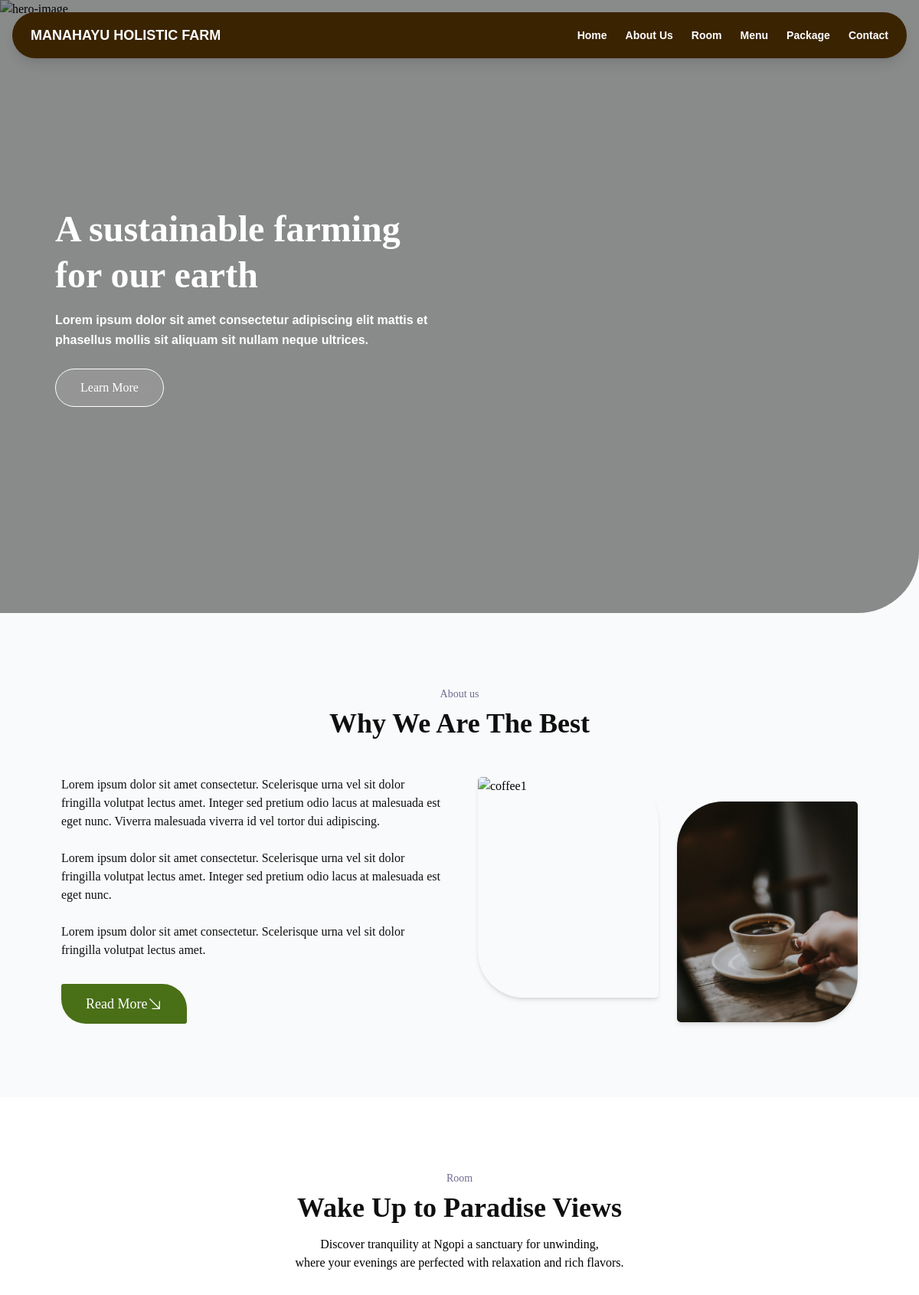
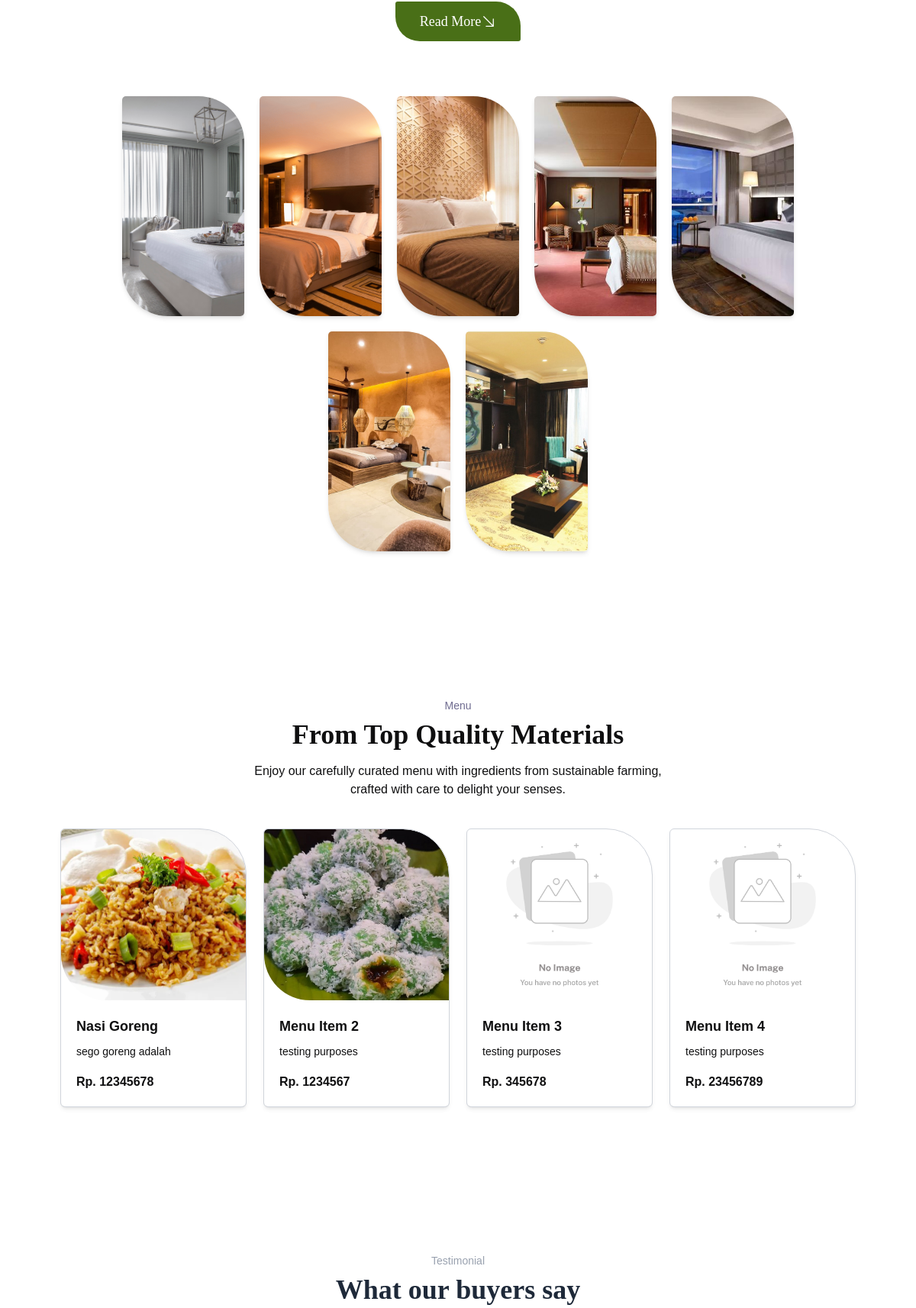
The page / (upper part) on the database its author committed (2 pictures, top to bottom).
### webapp/models.py (models this page shows, shortened)
class Room(models.Model):
    name = models.CharField(max_length=255)
    description = models.TextField()
    price = models.DecimalField(max_digits=16, decimal_places=2)
    facilities = models.ManyToManyField(Facility, related_name='rooms', blank=True)
    type = models.ManyToManyField(RoomType, related_name='type', blank=True)

class RoomImage(models.Model):
    room = models.ForeignKey(Room, on_delete=models.CASCADE, related_name='images')
    image = models.ImageField(upload_to='room_gallery/', null=True, blank=True)
    objects = ImageWithFileManager()

class Menu(models.Model):
    name = models.CharField(max_length=255)
    description = models.TextField()
    price = models.DecimalField(max_digits=16, decimal_places=2)
    categories = models.ManyToManyField(Category, related_name='menus', blank=True)
    icon_class = models.CharField(max_length=50, blank=True, null=True, help_text="Font Awesome icon class (e.g., fa-solid fa-bed)")

class MenuImage(models.Model):
    menu = models.ForeignKey(Menu, on_delete=models.CASCADE, related_name='images')
    image = models.ImageField(upload_to='menu_gallery/', null=True, blank=True)
    objects = ImageWithFileManager()

### webapp/views.py (the view)
# urls.py: 2. Add a URL to urlpatterns:  path('', views.home, name='home')
def home(request):
    menus = Menu.objects.all()[:4]
    reviews = Review.objects.all().order_by('-id')[:8]
    for review in reviews:
        review.stars_full = [1] * review.rating  # List for full stars
        review.stars_empty = [1] * (5 - review.rating)  # List for empty stars
    rooms = Room.objects.all()[:7]
    context = {
        'menus': menus,
        'title': 'Manahayu Holistic Farm – Home | Sustainable Lifestyle Experience',
        'reviews' : reviews,
        'rooms': rooms,
    }
    return render(request, 'home.html', context)  # Mengarahkan ke template home.html di folder templates/

### webapp/models.py (called while the page is built)
    def get_queryset(self):
        return super().get_queryset().exclude(image="").exclude(image__isnull=True)

### templates/home.html (shortened to what this page needs)
{% extends "base.html" %}
{% load static tailwind_tags %}
{% block konten %}
{% tailwind_css %}
<body class="overflow-x-hidden bg-white font-primary">
    <section id="Hero" class="relative w-full h-screen overflow-hidden bg-cover bg-center rounded-br-[80px]">
      <div class="absolute inset-0">
        <div class="absolute inset-0 bg-black/45"></div>
      </div>
      <div class="relative z-10 flex flex-col items-start justify-center h-full max-w-6xl px-6 mx-auto md:px-12 text-secondary">
        <h2 class="mb-4 text-4xl font-bold leading-tight md:text-5xl font-secondary">
          A sustainable farming<br>for our earth
        </h2>
        <p class="mb-6 text-sm font-semibold leading-relaxed md:text-base font-primary">
          Lorem ipsum dolor sit amet consectetur adipiscing elit mattis et<br class="hidden md:block">
          phasellus mollis sit aliquam sit nullam neque ultrices.
        </p>
        <div>
          <a href="#">
            <button class="inline-flex items-center px-8 py-3 text-white transition border border-white rounded-full bg-white/10 backdrop-blur-md hover:bg-white hover:text-amber-900">
              Learn More
            </button>
          </a>
        </div>
      </div>
    </section>
    <section id="About us" class="px-6 py-16 md:px-20 md:py-24">
      <div class="mx-auto max-w-7xl">
        <div class="mb-12 text-center">
          <p class="mb-2 text-sm text-empat">About us</p>
          <h2 class="mb-4 text-3xl font-semibold font-secondary text-primary md:text-4xl">
            Why We Are The Best
          </h2>
        </div>
        <div class="flex flex-col-reverse items-center gap-12 md:grid md:grid-cols-2">
          <div class="text-primary">
            <p class="mb-6">
              Lorem ipsum dolor sit amet consectetur. Scelerisque urna vel sit dolor fringilla volutpat lectus amet.
              Integer sed pretium odio lacus at malesuada est eget nunc. Viverra malesuada viverra id vel tortor dui adipiscing.
            </p>
            <p class="mb-6">
              Lorem ipsum dolor sit amet consectetur. Scelerisque urna vel sit dolor fringilla volutpat lectus amet.
              Integer sed pretium odio lacus at malesuada est eget nunc.
            </p>
            <p class="mb-8">
              Lorem ipsum dolor sit amet consectetur. Scelerisque urna vel sit dolor fringilla volutpat lectus amet.
            </p>
            <a href="{% url 'about_us' %}">
              <button class="inline-flex items-center bg-secondary text-white text-lg font-medium rounded-tr-[32px] rounded-bl-[32px] rounded-tl-[3px] rounded-br-[3px] px-8 py-3 hover:scale-105 transition">
                Read More
                <svg
                  xmlns="http://www.w3.org/2000/svg"
                  fill="none"
                  viewBox="0 0 24 24"
                  stroke-width="1.5"
                  stroke="currentColor"
                  class="size-5 w-5 h-5 font-bold">
                      <path
                      stroke-linecap="round"
                      stroke-linejoin="round"
                      d="m4.5 4.5 15 15m0 0V8.25m0 11.25H8.25" />
                  </svg>
              </button>
            </a>
          </div>
          <div class="flex flex-col w-full gap-6 sm:flex-row sm:justify-center">
            <img src="https://png.pngtree.com/thumb_back/fh260/background/20210911/pngtree-coffee-drink-coffee-beans-scattered-on-the-table-image_857185.jpg"
              alt="coffee1"
              class="object-cover w-full sm:w-1/2 h-64 md:h-72 rounded-bl-[60px] rounded-br-[5px] rounded-tl-[5px] rounded-tr-[60px] transition-transform duration-300 hover:scale-105 sm:-translate-y-4 shadow-md" />
              <img src="{% static 'img/kopicangkir.jpg' %}"
              alt="coffee2"
              class="object-cover w-full sm:w-1/2 h-64 md:h-72 rounded-br-[60px] rounded-bl-[5px] rounded-tr-[5px] rounded-tl-[60px] transition-transform duration-300 hover:scale-105 sm:translate-y-4 shadow-md" />
              </div>
        </div>
      </div>
    </section>
    <section id="Room" class="px-6 py-16 bg-white md:px-20 md:py-24">
      <div class="mx-auto text-center max-w-7xl">
        <p class="mb-2 text-sm text-empat">Room</p>
        <h2 class="mb-4 text-3xl font-semibold font-secondary text-primary md:text-4xl">
          Wake Up to Paradise Views
        </h2>
        <p class="mb-8 text-primary-500">
          Discover tranquility at Ngopi a sanctuary for unwinding,<br class="hidden md:block">
          where your evenings are perfected with relaxation and rich flavors.
        </p>
        <a href="{% url 'room' %}">
          <button class="inline-flex items-center bg-secondary text-white text-lg font-medium rounded-tr-[32px] rounded-bl-[32px] rounded-tl-[3px] rounded-br-[3px] px-8 py-3 hover:scale-105 transition mb-8">
            Read More
            <svg
                  xmlns="http://www.w3.org/2000/svg"
                  fill="none"
                  viewBox="0 0 24 24"
                  stroke-width="1.5"
                  stroke="currentColor"
                  class="size-5 w-5 h-5 font-bold">
                      <path
                      stroke-linecap="round"
                      stroke-linejoin="round"
                      d="m4.5 4.5 15 15m0 0V8.25m0 11.25H8.25" />
                  </svg>
          </button>
        </a>
        <div class="flex flex-wrap justify-center gap-5 mt-10">
          {% for room in rooms %}
            {% with first_image=room.images.first %}
              {% if first_image and first_image.image %}
              <img src="{{ first_image.image.url }}"
                  alt="room image for {{ room.name }}"
                  class="object-cover w-40 h-72 rounded-bl-[60px] rounded-br-[5px] rounded-tr-[60px] rounded-tl-[5px] transition-transform duration-300 shadow-md hover:scale-105">
              {% endif %}
            {% endwith %}
          {% endfor %}
        </div>
      </div>
    </section>
    <section id="Menu" class="px-6 py-16 bg-white md:px-20 md:py-24">
    <div class="mx-auto text-center max-w-7xl">
        <p class="mb-2 text-sm text-empat font-primary">Menu</p>
        <h2 class="mb-4 text-3xl font-semibold font-secondary text-primary md:text-4xl">
            From Top Quality Materials
        </h2>
        <p class="max-w-3xl mx-auto mb-10 text-base text-primary font-primary">
            Enjoy our carefully curated menu with ingredients from sustainable farming,<br class="hidden md:block">
            crafted with care to delight your senses.
        </p>
        <section id="image">
            <div class="grid grid-cols-1 gap-6 sm:grid-cols-2 lg:grid-cols-4">
                {% for item in menus %}
                <div class="flex flex-col overflow-hidden rounded-tr-[60px] rounded-tl-[5px] rounded-b-[5px] outline-1 outline-gray-300 transition-transform duration-300 shadow-md hover:scale-105 ">
                    {% if item.images.all %}
                        {% with first_image=item.images.first %}
                            {% if first_image and first_image.image %}
                                <img src="{{ first_image.image.url }}" alt="{{ item.name }}" class="object-cover rounded-tr-[60px] rounded-bl-[60px] w-full h-56" />
                            {% else %}
                                <img src="{% static 'img/placeholder_menu.jpg' %}" alt="No image available for {{ item.name }}" class="object-cover rounded-tr-[60px] rounded-bl-[60px] w-full h-56" />
                            {% endif %}
                        {% endwith %}
                    {% else %}
                        <img src="{% static 'img/placeholder_image.jpg' %}" alt="No image available for {{ item.name }}" class="object-cover rounded-tr-[60px] rounded-bl-[60px] w-full h-56" />
                    {% endif %}
                    <div class="flex flex-col justify-between flex-1 p-5 text-primary font-primary">
                        <div>
                            <h3 class="mb-2 text-lg font-semibold text-left">{{ item.name }}</h3>
                            <p class="text-sm text-left leading-relaxed">
                                {{ item.description }}
                            </p>
                        </div>
                        <div class="flex items-center justify-between mt-4">
                            <p class="text-base font-bold">Rp. {{ item.price|floatformat:0 }}</p>
                        </div>
                    </div>
                </div>
                {% endfor %}
            </div>
        </section>
    </div>
</section>
    <section id="Testimoni" class="px-6 py-16 bg-white md:px-20 md:py-24">
      <div class="mx-auto text-center max-w-7xl">
        <p class="mb-2 text-sm text-gray-400 font-primary">Testimonial</p>
        <h2 class="mb-10 text-3xl font-semibold text-gray-800 font-secondary md:text-4xl">
          What our buyers say
        </h2>
      </div>
    </section>
  </body>
{% endblock %}

### rows shown on the page
Room: images.first.image (picture)
Room: images.first.image (picture)
Room: images.first.image (picture)
Room: images.first.image (picture)
Room: images.first.image (picture)
Room: images.first.image (picture)
Room: images.first.image (picture)
Menu: images.first.image (picture), name "Nasi Goreng", description "sego goreng adalah", price "12345678"
Menu: images.first.image (picture), name "Menu Item 2", description "testing purposes", price "1234567"
Menu: name "Menu Item 3", description "testing purposes", price "345678"
Menu: name "Menu Item 4", description "testing purposes", price "23456789"
